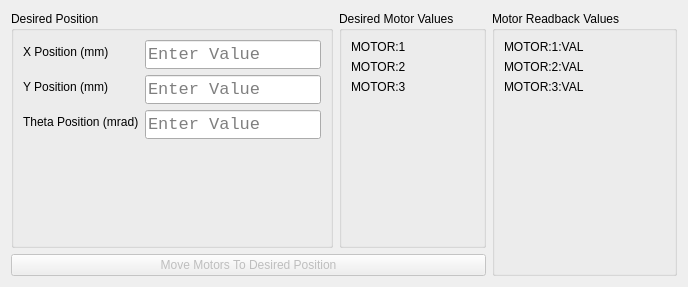
<?xml version="1.0" encoding="UTF-8"?>
<ui version="4.0">
 <class>Form</class>
 <widget class="QWidget" name="Form">
  <property name="geometry">
   <rect>
    <x>0</x>
    <y>0</y>
    <width>688</width>
    <height>287</height>
   </rect>
  </property>
  <property name="windowTitle">
   <string>Positioner Demo</string>
  </property>
  <layout class="QHBoxLayout" name="horizontalLayout_2">
   <item>
    <layout class="QVBoxLayout" name="verticalLayout">
     <item>
      <layout class="QHBoxLayout" name="horizontalLayout">
       <item>
        <widget class="QGroupBox" name="desGroupBox">
         <property name="title">
          <string>Desired Position</string>
         </property>
         <layout class="QFormLayout" name="formLayout">
          <item row="0" column="0">
           <widget class="QLabel" name="label">
            <property name="text">
             <string>X Position (mm)</string>
            </property>
           </widget>
          </item>
          <item row="0" column="1">
           <widget class="QLineEdit" name="xPosTextEntry">
            <property name="sizePolicy">
             <sizepolicy hsizetype="Preferred" vsizetype="Fixed">
              <horstretch>0</horstretch>
              <verstretch>0</verstretch>
             </sizepolicy>
            </property>
            <property name="minimumSize">
             <size>
              <width>80</width>
              <height>0</height>
             </size>
            </property>
            <property name="font">
             <font>
              <family>Monospace</family>
              <pointsize>13</pointsize>
              <stylestrategy>PreferDefault</stylestrategy>
             </font>
            </property>
            <property name="text">
             <string/>
            </property>
            <property name="placeholderText">
             <string>Enter Value</string>
            </property>
            <property name="channel" stdset="0">
             <string notr="true">MOTOR:1:VAL</string>
            </property>
           </widget>
          </item>
          <item row="1" column="0">
           <widget class="QLabel" name="label_2">
            <property name="text">
             <string>Y Position (mm)</string>
            </property>
           </widget>
          </item>
          <item row="1" column="1">
           <widget class="QLineEdit" name="yPosTextEntry">
            <property name="sizePolicy">
             <sizepolicy hsizetype="Preferred" vsizetype="Fixed">
              <horstretch>0</horstretch>
              <verstretch>0</verstretch>
             </sizepolicy>
            </property>
            <property name="font">
             <font>
              <family>Monospace</family>
              <pointsize>13</pointsize>
              <stylestrategy>PreferDefault</stylestrategy>
             </font>
            </property>
            <property name="text">
             <string/>
            </property>
            <property name="placeholderText">
             <string>Enter Value</string>
            </property>
            <property name="channel" stdset="0">
             <string notr="true">MOTOR:1:VAL</string>
            </property>
           </widget>
          </item>
          <item row="2" column="0">
           <widget class="QLabel" name="label_3">
            <property name="text">
             <string>Theta Position (mrad)</string>
            </property>
           </widget>
          </item>
          <item row="2" column="1">
           <widget class="QLineEdit" name="zPosTextEntry">
            <property name="sizePolicy">
             <sizepolicy hsizetype="Preferred" vsizetype="Fixed">
              <horstretch>0</horstretch>
              <verstretch>0</verstretch>
             </sizepolicy>
            </property>
            <property name="font">
             <font>
              <family>Monospace</family>
              <pointsize>13</pointsize>
              <stylestrategy>PreferDefault</stylestrategy>
             </font>
            </property>
            <property name="text">
             <string/>
            </property>
            <property name="placeholderText">
             <string>Enter Value</string>
            </property>
            <property name="channel" stdset="0">
             <string notr="true">MOTOR:1:VAL</string>
            </property>
           </widget>
          </item>
         </layout>
        </widget>
       </item>
       <item>
        <widget class="QGroupBox" name="groupBox">
         <property name="title">
          <string>Desired Motor Values </string>
         </property>
         <layout class="QFormLayout" name="formLayout_4">
          <item row="0" column="0">
           <widget class="QLabel" name="label_10">
            <property name="text">
             <string>MOTOR:1</string>
            </property>
           </widget>
          </item>
          <item row="0" column="1">
           <widget class="QLabel" name="motor1DesLabel">
            <property name="text">
             <string/>
            </property>
           </widget>
          </item>
          <item row="1" column="0">
           <widget class="QLabel" name="label_11">
            <property name="text">
             <string>MOTOR:2</string>
            </property>
           </widget>
          </item>
          <item row="1" column="1">
           <widget class="QLabel" name="motor2DesLabel">
            <property name="text">
             <string/>
            </property>
           </widget>
          </item>
          <item row="2" column="0">
           <widget class="QLabel" name="label_12">
            <property name="text">
             <string>MOTOR:3</string>
            </property>
           </widget>
          </item>
          <item row="2" column="1">
           <widget class="QLabel" name="motor3DesLabel">
            <property name="text">
             <string/>
            </property>
           </widget>
          </item>
         </layout>
        </widget>
       </item>
      </layout>
     </item>
     <item>
      <widget class="QPushButton" name="pushButton">
       <property name="enabled">
        <bool>false</bool>
       </property>
       <property name="sizePolicy">
        <sizepolicy hsizetype="Minimum" vsizetype="Fixed">
         <horstretch>0</horstretch>
         <verstretch>0</verstretch>
        </sizepolicy>
       </property>
       <property name="text">
        <string>Move Motors To Desired Position</string>
       </property>
      </widget>
     </item>
    </layout>
   </item>
   <item>
    <widget class="QGroupBox" name="desGroupBox_2">
     <property name="title">
      <string>Motor Readback Values</string>
     </property>
     <layout class="QFormLayout" name="formLayout_2">
      <item row="0" column="0">
       <widget class="QLabel" name="label_4">
        <property name="text">
         <string>MOTOR:1:VAL</string>
        </property>
       </widget>
      </item>
      <item row="1" column="0">
       <widget class="QLabel" name="label_5">
        <property name="text">
         <string>MOTOR:2:VAL</string>
        </property>
       </widget>
      </item>
      <item row="2" column="0">
       <widget class="QLabel" name="label_6">
        <property name="text">
         <string>MOTOR:3:VAL</string>
        </property>
       </widget>
      </item>
      <item row="0" column="1">
       <widget class="PyDMLabel" name="pydmLabel">
        <property name="toolTip">
         <string/>
        </property>
        <property name="whatsThis">
         <string>Displays the value from an EPICS PV.</string>
        </property>
        <property name="channel">
         <string>ca://MOTOR:1:VAL</string>
        </property>
       </widget>
      </item>
      <item row="1" column="1">
       <widget class="PyDMLabel" name="pydmLabel_2">
        <property name="toolTip">
         <string/>
        </property>
        <property name="whatsThis">
         <string>Displays the value from an EPICS PV.</string>
        </property>
        <property name="channel">
         <string>ca://MOTOR:2:VAL</string>
        </property>
       </widget>
      </item>
      <item row="2" column="1">
       <widget class="PyDMLabel" name="pydmLabel_3">
        <property name="toolTip">
         <string/>
        </property>
        <property name="whatsThis">
         <string>Displays the value from an EPICS PV.</string>
        </property>
        <property name="channel">
         <string>ca://MOTOR:3:VAL</string>
        </property>
       </widget>
      </item>
     </layout>
    </widget>
   </item>
  </layout>
 </widget>
 <customwidgets>
  <customwidget>
   <class>PyDMLabel</class>
   <extends>QLabel</extends>
   <header>label</header>
  </customwidget>
 </customwidgets>
 <resources/>
 <connections/>
</ui>
